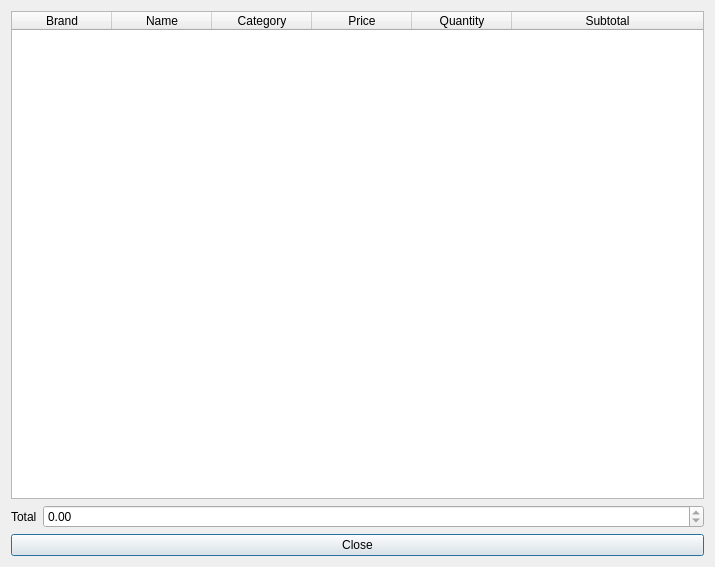
<?xml version="1.0" encoding="UTF-8"?>
<ui version="4.0">
 <class>PurchaseReceiptDialog</class>
 <widget class="QDialog" name="PurchaseReceiptDialog">
  <property name="geometry">
   <rect>
    <x>0</x>
    <y>0</y>
    <width>715</width>
    <height>567</height>
   </rect>
  </property>
  <property name="windowTitle">
   <string>Purchase Receipt</string>
  </property>
  <layout class="QVBoxLayout" name="verticalLayout">
   <item>
    <widget class="QTableWidget" name="purchaseReceiptTable">
     <property name="editTriggers">
      <set>QAbstractItemView::NoEditTriggers</set>
     </property>
     <attribute name="horizontalHeaderStretchLastSection">
      <bool>true</bool>
     </attribute>
     <column>
      <property name="text">
       <string>Brand</string>
      </property>
     </column>
     <column>
      <property name="text">
       <string>Name</string>
      </property>
     </column>
     <column>
      <property name="text">
       <string>Category</string>
      </property>
     </column>
     <column>
      <property name="text">
       <string>Price</string>
      </property>
     </column>
     <column>
      <property name="text">
       <string>Quantity</string>
      </property>
     </column>
     <column>
      <property name="text">
       <string>Subtotal</string>
      </property>
     </column>
    </widget>
   </item>
   <item>
    <layout class="QFormLayout" name="formLayout_2">
     <item row="0" column="0">
      <widget class="QLabel" name="label_2">
       <property name="text">
        <string>Total</string>
       </property>
      </widget>
     </item>
     <item row="0" column="1">
      <widget class="QDoubleSpinBox" name="total">
       <property name="readOnly">
        <bool>true</bool>
       </property>
      </widget>
     </item>
    </layout>
   </item>
   <item>
    <widget class="QPushButton" name="close">
     <property name="text">
      <string>Close</string>
     </property>
    </widget>
   </item>
  </layout>
 </widget>
 <resources/>
 <connections/>
</ui>
